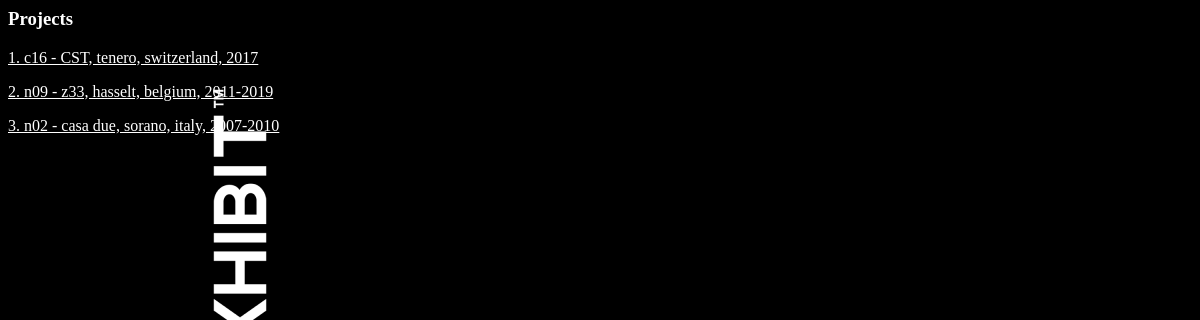
The page / on the database its author committed.
### exhibit/models.py (models this page shows, shortened)
class Project(models.Model):
    project_title = models.CharField(max_length=200)
    project_text = RichTextField(config_name='default')
    order = models.IntegerField(default=1)
    active = models.BooleanField(default=True)
    class Meta:
        ordering = ['order']

### exhibit/views.py (the view)
# urls.py: path('', views.IndexView.as_view(), name='index'),
class IndexView(generic.ListView):
    template_name = 'exhibit/index.html'
    context_object_name = 'project_list'
    def get_queryset(self):
        return Project.objects.filter(active=True).order_by('order')

### exhibit/templates/exhibit/index.html (shortened to what this page needs)
{% load static %}
<link rel="stylesheet" type="text/css" href="{% static 'exhibit/style.css' %}">
<h3>Projects</h3>
{% if project_list %}
    {% for project in project_list %}
        <p><a href="{% url 'exhibit:detail' project.id %}">{{ project.order }}. {{ project.project_title }}</a></p>
    {% endfor %}
{% else %}
    <p>No projects are available.</p>
{% endif %}

### exhibit/static/exhibit/style.css (style rules this page uses)
h3, p a { color: white; }

### rows shown on the page
Project: order "1", project_title "c16 - CST, tenero, switzerland, 2017"
Project: order "2", project_title "n09 - z33, hasselt, belgium, 2011-2019"
Project: order "3", project_title "n02 - casa due, sorano, italy, 2007-2010"
